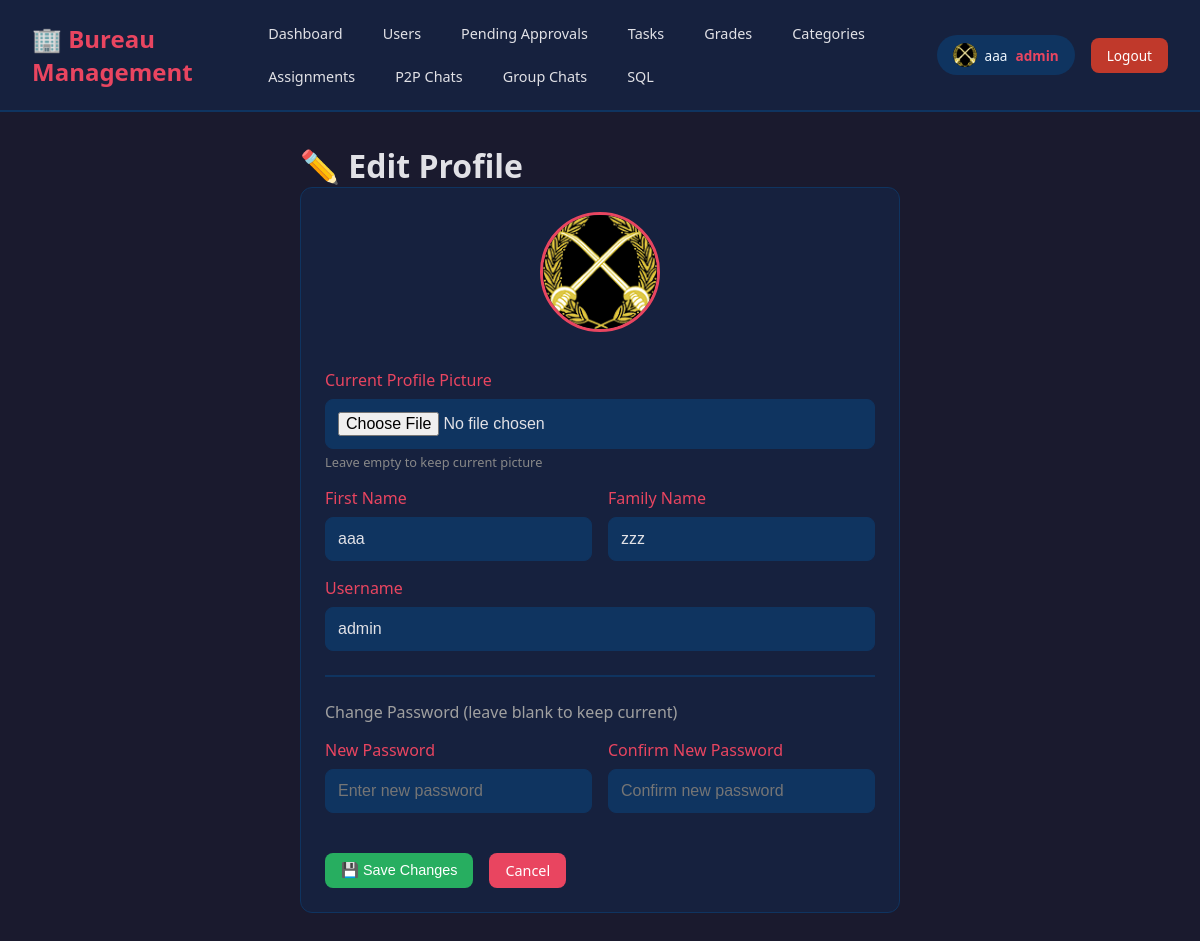
Page /profile/edit (signed in) on the committed database.
### database.py (models this page shows)
class User(db.Model):
    __tablename__ = 'users'
    matricule = db.Column(db.Text, primary_key=True)
    name = db.Column(db.Text, nullable=False)
    family_name = db.Column(db.Text, nullable=False)
    category = db.Column(db.Integer, db.ForeignKey('categories.category_id'), nullable=False)
    grade = db.Column(db.Integer, db.ForeignKey('grades.grade_id'), nullable=True)
    user_name = db.Column(db.Text, nullable=False)
    password = db.Column(db.Text, nullable=False)
    profil_pic_url = db.Column(db.Text, nullable=False)
    user_role = db.Column(db.Integer, db.ForeignKey('user_roles.user_role_id'), nullable=False)
    is_approved = db.Column(db.Boolean, nullable=False, default=False)  # NEW: Approval status
    category_rel = db.relationship('Category', backref='users')
    grade_rel = db.relationship('Grade', backref='users')
    role_rel = db.relationship('UserRole', backref='users')
    approval_request = db.relationship('UserApprovalRequest', uselist=False, backref='user', cascade='all, delete-orphan')

### app.py (the view, shortened to what this page needs)
@app.route('/profile/edit', methods=['GET', 'POST'])
@login_required
def edit_profile():
    user = get_current_user()
    pic_url = get_profile_picture_url(user)
    return render_template('edit_profile.html', user=user, profile_pic=pic_url)

### app.py (called while the page is built)
@app.context_processor
def inject_pending_approvals_count():
    def get_pending_approvals_count():
        return UserApprovalRequest.query.count()
    return dict(get_pending_approvals_count=get_pending_approvals_count)

@app.context_processor
def inject_user_profile_pic():
    def get_user_profile_pic():
        if 'user_matricule' in session:
            user = User.query.get(session['user_matricule'])
            if user:
                return get_profile_picture_url(user)
        return '/static/uploads/profiles/default.png'
    return dict(profile_pic=get_user_profile_pic())

### auth.py (called while the page is built)
def login_required(f):
    @wraps(f)
    def decorated_function(*args, **kwargs):
        if 'user_matricule' not in session:
            if request.is_json or request.path.startswith('/api/'):
                return jsonify({"error": "Authentication required"}), 401
            flash('Please log in first', 'danger')
            return redirect(url_for('login'))
        return f(*args, **kwargs)
    return decorated_function

def get_current_user():
    from database import User
    if 'user_matricule' in session:
        return User.query.get(session['user_matricule'])
    return None

### utils.py (called while the page is built)
def get_profile_picture_url(user):
    if user and user.profil_pic_url and user.profil_pic_url.strip():
        return user.profil_pic_url
    return "/static/uploads/profiles/default.png"

### templates/edit_profile.html (shortened to what this page needs)
{% extends "base.html" %}
{% block content %}
<div style="max-width: 600px; margin: 0 auto;">
    <h1>✏️ Edit Profile</h1>
    <div class="card">
        <div style="text-align: center; margin-bottom: 2rem;">
            <img src="{{ profile_pic }}" alt="Current Profile" style="width: 120px; height: 120px; border-radius: 50%; object-fit: cover; border: 3px solid #e94560;">
        </div>
        <form method="POST" action="{{ url_for('edit_profile') }}" enctype="multipart/form-data">
            <div class="form-group">
                <label>Current Profile Picture</label>
                <input type="file" name="profile_pic" accept="image/*" onchange="previewImage(this)">
                <p style="font-size: 0.8rem; color: #888; margin-top: 0.25rem;">Leave empty to keep current picture</p>
            </div>
            <div class="form-row" style="display: grid; grid-template-columns: 1fr 1fr; gap: 1rem;">
                <div class="form-group">
                    <label>First Name</label>
                    <input type="text" name="name" value="{{ user.name }}" required>
                </div>
                <div class="form-group">
                    <label>Family Name</label>
                    <input type="text" name="family_name" value="{{ user.family_name }}" required>
                </div>
            </div>
            <div class="form-group">
                <label>Username</label>
                <input type="text" name="user_name" value="{{ user.user_name }}" required>
            </div>
            <hr style="border: 1px solid #0f3460; margin: 1.5rem 0;">
            <p style="color: #a0a0a0; margin-bottom: 1rem;">Change Password (leave blank to keep current)</p>
            <div class="form-row" style="display: grid; grid-template-columns: 1fr 1fr; gap: 1rem;">
                <div class="form-group">
                    <label>New Password</label>
                    <input type="password" name="new_password" placeholder="Enter new password">
                </div>
                <div class="form-group">
                    <label>Confirm New Password</label>
                    <input type="password" name="confirm_password" placeholder="Confirm new password">
                </div>
            </div>
            <div style="display: flex; gap: 1rem; margin-top: 1.5rem;">
                <button type="submit" class="btn btn-success">💾 Save Changes</button>
                <a href="{{ url_for('profile') }}" class="btn btn-primary">Cancel</a>
            </div>
        </form>
    </div>
</div>
{% endblock %}

### templates/base.html (shortened to what this page needs)
<!DOCTYPE html>
<html lang="en">
<head>
</head>
<body>
    <nav class="navbar">
        <div class="navbar-left">
            <h1>🏢 Bureau Management</h1>
            <div class="nav-links">
                <a href="{{ url_for('dashboard') }}">Dashboard</a>
                {% if session.get('user_role') in [1, 2] %}<a href="{{ url_for('web_users') }}">Users</a>{% endif %}
                {% if session.get('user_role') in [1, 2] %}<a href="{{ url_for('web_pending_approvals') }}">Pending Approvals</a>{% endif %}
                <a href="{{ url_for('web_tasks') }}">Tasks</a>
                {% if session.get('user_role') == 1 %}<a href="{{ url_for('web_grades') }}">Grades</a>{% endif %}
                {% if session.get('user_role') == 1 %}<a href="{{ url_for('web_categories') }}">Categories</a>{% endif %}
                {% if session.get('user_role') in [1, 2] %}<a href="{{ url_for('web_assignments') }}">Assignments</a>{% endif %}
                <a href="{{ url_for('web_p2p_chats') }}">P2P Chats</a>
                <a href="{{ url_for('web_group_chats') }}">Group Chats</a>
                {% if session.get('user_role') == 1 %}<a href="{{ url_for('web_sql') }}">SQL</a>{% endif %}
            </div>
        </div>
        <div class="user-info">
            <a href="{{ url_for('profile') }}" style="text-decoration: none;">
                <div class="user-badge" style="display: flex; align-items: center; gap: 0.5rem; cursor: pointer;">
                    <img src="{{ profile_pic if profile_pic is defined else '/static/uploads/profiles/default.png' }}"
                         alt="" style="width: 24px; height: 24px; border-radius: 50%; object-fit: cover;">
                    <span style="color: aliceblue;">{{ session.get('user_name', 'Guest') }}</span>
                    <span class="role">{{ session.get('user_role_name', 'Unknown') }}</span>
                </div>
            </a>
            <a href="{{ url_for('logout') }}" class="btn-logout">Logout</a>
        </div>
    </nav>
    <div class="container">
        {% block content %}{% endblock %}
    </div>
</body>
</html>

### templates/base.html (style rules this page uses)
* { margin: 0; padding: 0; box-sizing: border-box; }
body { font-family: 'Segoe UI', Tahoma, Geneva, Verdana, sans-serif; background: #1a1a2e; color: #e1e1e6; min-height: 100vh; }
.navbar { background: #16213e; padding: 1rem 2rem; display: flex; align-items: center; justify-content: space-between; border-bottom: 2px solid #0f3460; }
.navbar-left { display: flex; align-items: center; gap: 2rem; }
.navbar h1 { color: #e94560; font-size: 1.5rem; }
.nav-links { display: flex; gap: 0.5rem; flex-wrap: wrap; }
.nav-links a { color: #e1e1e6; text-decoration: none; padding: 0.5rem 1rem; border-radius: 8px; transition: all 0.3s; font-size: 0.9rem; }
.user-info { display: flex; align-items: center; gap: 1rem; }
.user-badge { background: #0f3460; padding: 0.5rem 1rem; border-radius: 20px; font-size: 0.85rem; }
.user-badge .role { color: #e94560; font-weight: bold; }
.btn-logout { background: #c0392b; color: white; padding: 0.5rem 1rem; border-radius: 8px; text-decoration: none; font-size: 0.85rem; transition: background 0.3s; }
.container { padding: 2rem; max-width: 1400px; margin: 0 auto; }
.card { background: #16213e; border-radius: 12px; padding: 1.5rem; margin-bottom: 1.5rem; border: 1px solid #0f3460; }
.btn { display: inline-block; padding: 0.5rem 1rem; border-radius: 8px; text-decoration: none; border: none; cursor: pointer; font-size: 0.9rem; transition: all 0.3s; }
.btn-primary { background: #e94560; color: white; }
.btn-success { background: #27ae60; color: white; }
.form-group { margin-bottom: 1rem; }
.form-group label { display: block; margin-bottom: 0.5rem; color: #e94560; }
.form-group input, .form-group select, .form-group textarea { width: 100%; padding: 0.75rem; border-radius: 8px; border: 1px solid #0f3460; background: #0f3460; color: #e1e1e6; font-size: 1rem; }

### rows in the picture
User: profil_pic_url (picture), get "aaa", get "admin", name "aaa", family_name "zzz", user_name "admin"
